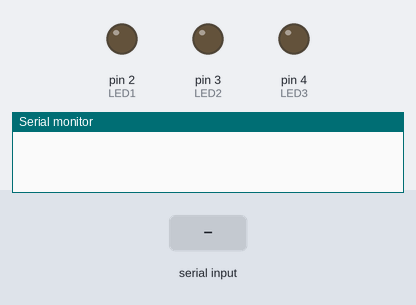
Simulated run of this sketch. Board: Arduino Uno, built with avr-gcc and run on an emulated ATmega328P. On the bench: output pins drawn as LEDs (lit = HIGH), the last lines printed to the serial monitor. The inputs (shaded band) are chosen by the test bench.

Above: at 1.2 s.
1.3 s: "30,150\n" received over Serial
At 1.7 s:
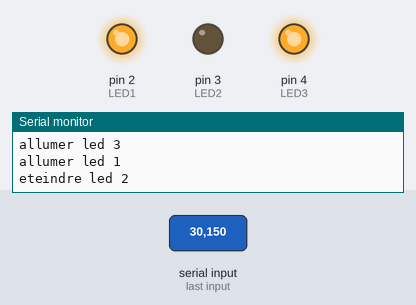
2.8 s: "2\n" received over Serial
At 3.9 s:
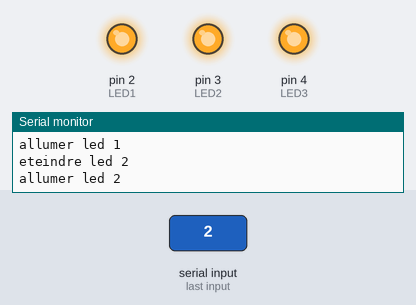
4.3 s: "90,45\n" received over Serial
At 5.2 s:
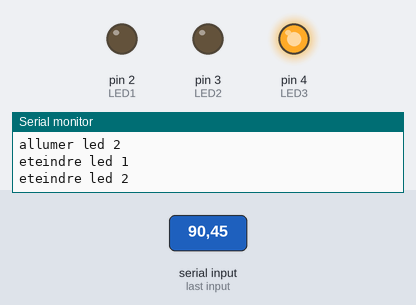
5.8 s: "1\n" received over Serial
At 6.2 s:
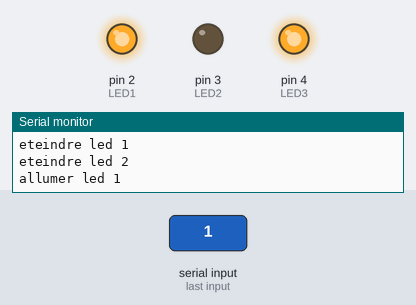
7.3 s: "4\n" received over Serial
At 8.5 s:
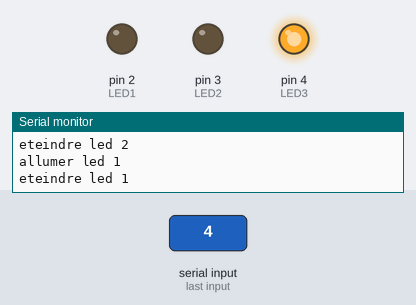
Timing chart, 0 to 9.8 s (numbered marks = the images above; inputs shaded):
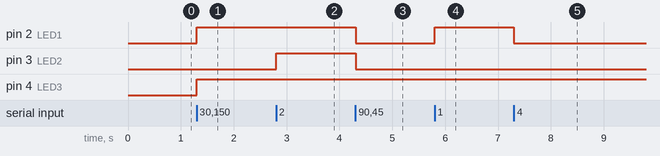

Measured:
- after the input at 1.3 s, pin 2 (LED1), pin 4 (LED3): LOW → HIGH at once
- after the input at 2.8 s, pin 3 (LED2): LOW → HIGH at once
- after the input at 4.3 s, pin 2 (LED1), pin 3 (LED2): HIGH → LOW at once
- after the input at 5.8 s, pin 2 (LED1): LOW → HIGH at once
- after the input at 7.3 s, pin 2 (LED1): HIGH → LOW at once

The sketch:

TEST_Communication_RA_AR.ino
```cpp
/******************************************************************************************
 * L'Arduino attend la requête du Rasperry Pi.  Lorsqu'il reçoit cette requête, il envoie en
 * retour le signal mesuré à la pin A0.
 ******************************************************************************************/
#define LED1 2
#define LED2 3
#define LED3 4


int message = 0;


void setup()
{
  Serial.begin(9600);
  pinMode(LED1, OUTPUT);
  pinMode(LED2, OUTPUT);
  pinMode(LED3, OUTPUT);
}

void loop()
{
  if (Serial.available())  {
    message = Serial.read()-'0';  // on soustrait le caractère 0, qui vaut 48 en ASCII


      switch (message) {
    case 1:
      digitalWrite(LED1, HIGH);
      Serial.println("allumer led 1");
      break;
    case 2:
      digitalWrite(LED2, HIGH);
      Serial.println("allumer led 2");
      break;
    case 3:
      digitalWrite(LED3, HIGH);
      Serial.println("allumer led 3");
      break;
    case 4:
      digitalWrite(LED1, LOW);
      Serial.println("eteindre led 1");
      break;
    case 5:
      digitalWrite(LED2, LOW);
      Serial.println("eteindre led 2");
      break;
    case 6:
      digitalWrite(LED3, LOW);
      Serial.println("eteindre led 3");
      break;

    }
  }
}
```
